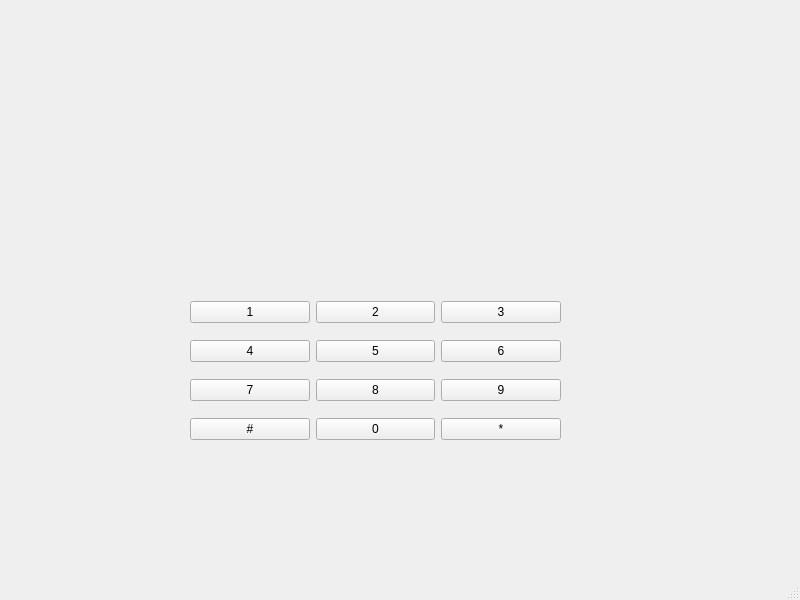
<?xml version="1.0" encoding="UTF-8"?>
<ui version="4.0">
 <class>MainWindow</class>
 <widget class="QMainWindow" name="MainWindow">
  <property name="geometry">
   <rect>
    <x>0</x>
    <y>0</y>
    <width>800</width>
    <height>600</height>
   </rect>
  </property>
  <property name="windowTitle">
   <string>MainWindow</string>
  </property>
  <widget class="QWidget" name="centralwidget">
   <widget class="QWidget" name="gridLayoutWidget">
    <property name="geometry">
     <rect>
      <x>190</x>
      <y>290</y>
      <width>371</width>
      <height>161</height>
     </rect>
    </property>
    <layout class="QGridLayout" name="gridLayout">
     <item row="3" column="0">
      <widget class="QPushButton" name="pushButton_5">
       <property name="text">
        <string>7</string>
       </property>
      </widget>
     </item>
     <item row="0" column="0">
      <widget class="QPushButton" name="pushButton">
       <property name="text">
        <string>1</string>
       </property>
      </widget>
     </item>
     <item row="0" column="1">
      <widget class="QPushButton" name="pushButton_2">
       <property name="text">
        <string>2</string>
       </property>
      </widget>
     </item>
     <item row="0" column="2">
      <widget class="QPushButton" name="pushButton_3">
       <property name="text">
        <string>3</string>
       </property>
      </widget>
     </item>
     <item row="4" column="0">
      <widget class="QPushButton" name="pushButton_6">
       <property name="text">
        <string>#</string>
       </property>
      </widget>
     </item>
     <item row="2" column="0">
      <widget class="QPushButton" name="pushButton_4">
       <property name="text">
        <string>4</string>
       </property>
      </widget>
     </item>
     <item row="2" column="1">
      <widget class="QPushButton" name="pushButton_7">
       <property name="text">
        <string>5</string>
       </property>
      </widget>
     </item>
     <item row="2" column="2">
      <widget class="QPushButton" name="pushButton_8">
       <property name="text">
        <string>6</string>
       </property>
      </widget>
     </item>
     <item row="3" column="1">
      <widget class="QPushButton" name="pushButton_9">
       <property name="text">
        <string>8</string>
       </property>
      </widget>
     </item>
     <item row="3" column="2">
      <widget class="QPushButton" name="pushButton_10">
       <property name="text">
        <string>9</string>
       </property>
      </widget>
     </item>
     <item row="4" column="1">
      <widget class="QPushButton" name="pushButton_11">
       <property name="text">
        <string>0</string>
       </property>
      </widget>
     </item>
     <item row="4" column="2">
      <widget class="QPushButton" name="pushButton_12">
       <property name="text">
        <string>*</string>
       </property>
      </widget>
     </item>
    </layout>
   </widget>
  </widget>
  <widget class="QMenuBar" name="menubar">
   <property name="geometry">
    <rect>
     <x>0</x>
     <y>0</y>
     <width>800</width>
     <height>26</height>
    </rect>
   </property>
  </widget>
  <widget class="QStatusBar" name="statusbar"/>
 </widget>
 <resources/>
 <connections/>
</ui>
